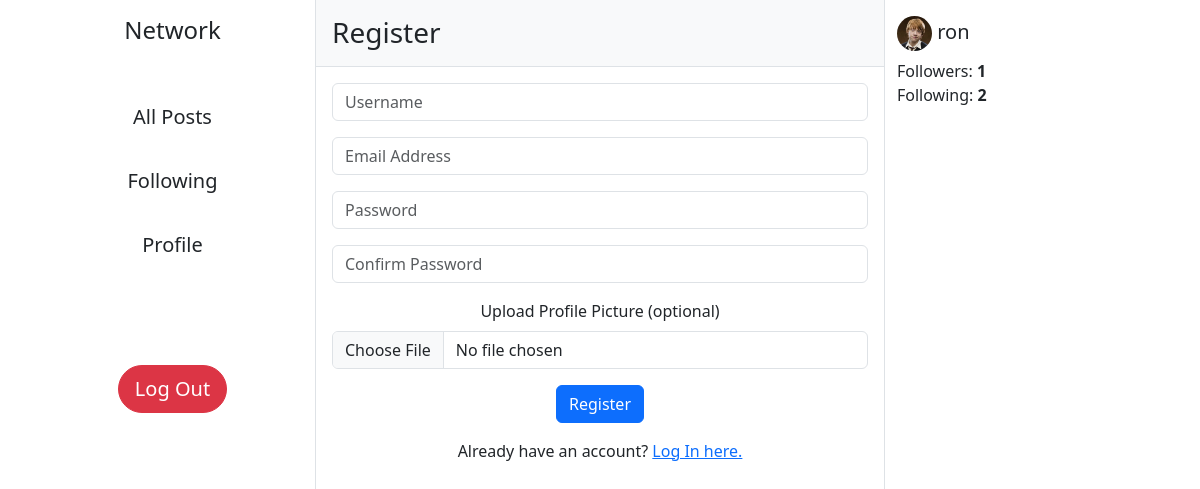
Page /register (signed in) on the committed database.
### network/models.py (models this page shows, shortened)
class User(AbstractUser):
    profile_pic = models.ImageField(upload_to="images/", default="images/default-profile-pic.jpg")
    def get_followers_count(self):
        return self.followers.count()
    def get_followings_count(self):
        return self.followings.count()

### network/views.py (the view)
# urls.py: path("register", views.register, name="register"),
def register(request):
    if request.method == "POST":
        username = request.POST["username"]
        email = request.POST["email"]
        password = request.POST["password"]
        confirmation = request.POST["confirmation"]
        profile_pic = None
        if request.FILES.get("profilepic"):
            profile_pic = request.FILES["profilepic"]
        if not username or not email or not password or not confirmation:
            return render(request, "network/register.html", {
                "message": "Input fields required."
            })
        if password != confirmation:
            return render(request, "network/register.html", {
                "message": "Passwords must match."
            })
        try:
            if profile_pic is not None:
                user = User.objects.create_user(username, email, password, profile_pic=profile_pic)
            else:
                user = User.objects.create_user(username, email, password)
            user.save()
        except IntegrityError:
            return render(request, "network/register.html", {
                "message": "Username already taken."
            })
        login(request, user)
        return HttpResponseRedirect(reverse("index"))
    else:
        return render(request, "network/register.html")

### network/templates/network/register.html (shortened to what this page needs)
{% extends "network/layout.html" %}
{% block body %}
    <h3 class="p-3 bg-body-tertiary border-bottom">Register</h3>
    <form action="{% url 'register' %}" method="post" class="text-center m-3" enctype="multipart/form-data">
        <input class="form-control mb-3" autofocus type="text" name="username" placeholder="Username" required>
        <input class="form-control mb-3" type="email" name="email" placeholder="Email Address" required>
        <input class="form-control mb-3" type="password" name="password" placeholder="Password" required>
        <input class="form-control mb-3" type="password" name="confirmation" placeholder="Confirm Password" required>
        <label for="profile-pic" class="form-label">Upload Profile Picture (optional)</label>
        <input class="form-control mb-3" type="file" name="profilepic" id="profile-pic">
        <input class="btn btn-primary" type="submit" value="Register">
        <p class="text-center my-3">Already have an account? <a href="{% url 'login' %}">Log In here.</a></p>
    </form>
{% endblock %}

### network/templates/network/sidebar.html
{% if request.user.is_authenticated %}
    <h5 class="mt-3">
        <img class="profile-pic profile-pic-sm" src="{{ request.user.profile_pic.url }}" alt="profile-pic">
        <a href="{% url 'profile' request.user.id %}" class="link-dark link-underline-opacity-0 link-underline-opacity-100-hover">{{ request.user }}</a>
    </h5>
    <ul class="list-unstyled">
        <li>Followers: <strong>{{ request.user.get_followers_count }}</strong></li>
        <li>Following: <strong id="followings-count">{{ request.user.get_followings_count }}</strong></li>
    </ul>
{% endif %}

### network/static/network/styles.css (style rules this page uses)
.profile-pic { border-radius: 50%; object-fit: cover; }
.profile-pic-sm { width: 35px; height: 35px; }

### rows in the picture
User: user.profile_pic (picture), user "ron", user.get_followers_count "1", user.get_followings_count "2"
